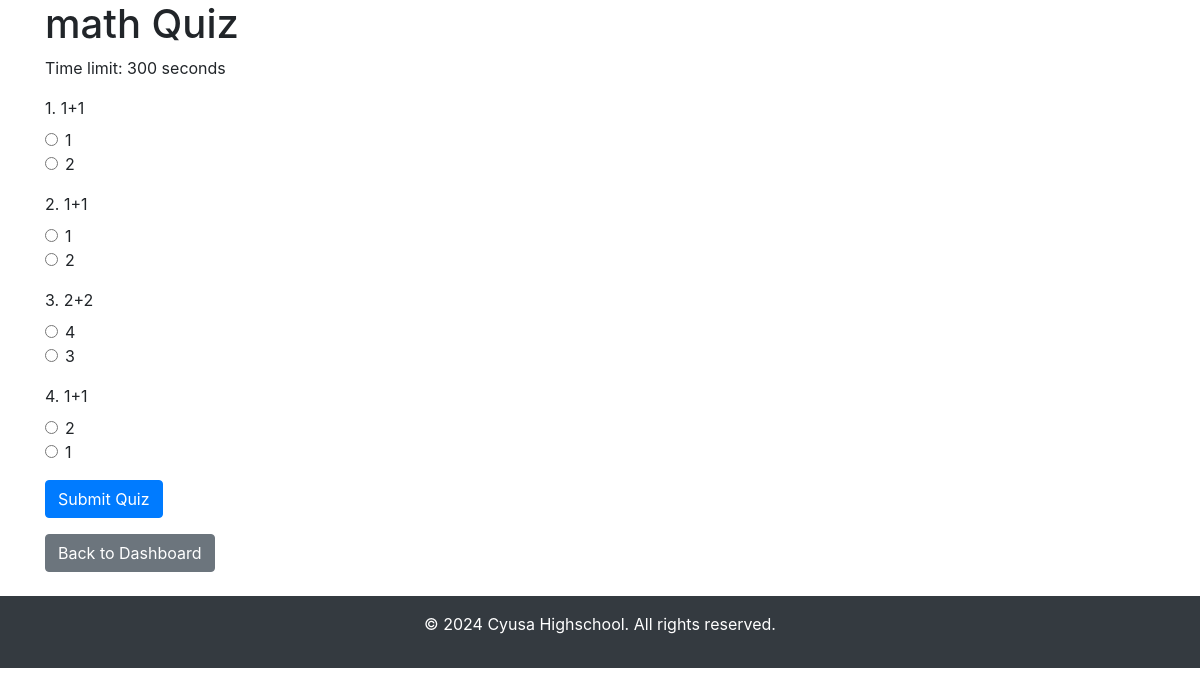
Before: /student/quiz/1 (signed in) with the older database file.
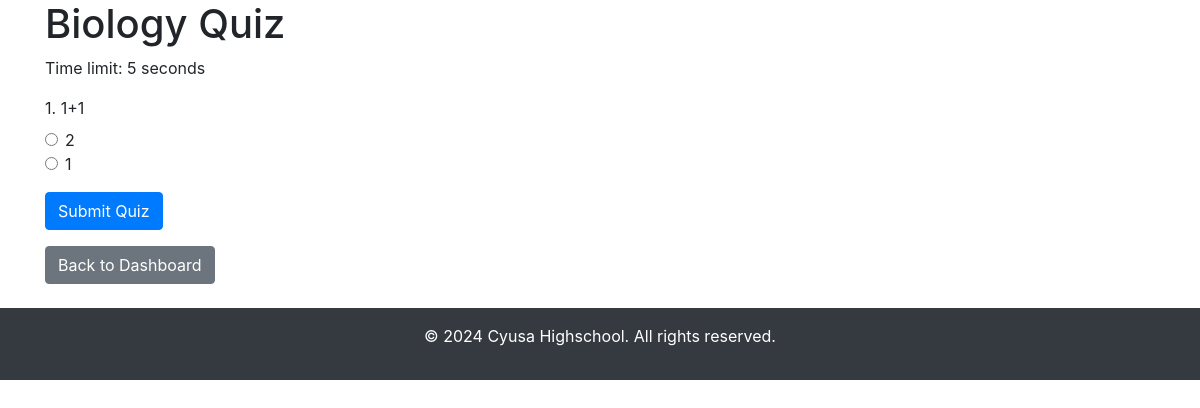
After: the same page with the newer database file.
### app.py (models this page shows)
class Quiz(db.Model):
    id = db.Column(db.Integer, primary_key=True)
    title = db.Column(db.String(100), nullable=False)
    time_limit = db.Column(db.Integer, default=300)  # In seconds (5 minutes by default)
    questions = db.relationship('Question', backref='quiz', lazy=True, cascade= "all, delete-orphan")
    module_id = db.Column(db.Integer, db.ForeignKey('module.id'), nullable=False)

class Question(db.Model):
    id = db.Column(db.Integer, primary_key=True)
    question_text = db.Column(db.String(255), nullable=False)
    choices = db.Column(db.String(255), nullable=False)  # Comma-separated choices
    correct_answer = db.Column(db.String(100), nullable=False)
    quiz_id = db.Column(db.Integer, db.ForeignKey('quiz.id'), nullable=False)

### app.py (the view, shortened to what this page needs)
@app.route('/student/quiz/<int:quiz_id>', methods=['GET', 'POST'])
@login_required
def start_quiz(quiz_id):
    if current_user.role != 'student':
        return redirect(url_for('teacher_dashboard'))
    quiz = Quiz.query.get(quiz_id)
    return render_template('start_quiz.html', quiz=quiz, time_limit=quiz.time_limit, enumerate=enumerate)

### app.py (called while the page is built)
@login_manager.user_loader
def load_user(user_id):
    return User.query.get(int(user_id))

### templates/start_quiz.html (shortened to what this page needs)
<!DOCTYPE html>
<html lang="en">
<head>
    <link rel="stylesheet" href="https://stackpath.bootstrapcdn.com/bootstrap/4.5.2/css/bootstrap.min.css">
</head>
<body>
    <div class="container">
        <h1>{{ quiz.title }}</h1>
        <p>Time limit: {{ time_limit }} seconds</p>
        <form action="" method="POST">
            {% for index, question in enumerate(quiz.questions) %}
            <div class="form-group">
                <label>{{ index + 1 }}. {{ question.question_text }}</label>
                <div>
                    {% for choice in question.choices.split(',') %}
                    <div class="form-check">
                        <input class="form-check-input" type="radio" name="question-{{ index }}" value="{{ choice }}">
                        <label class="form-check-label">{{ choice }}</label>
                    </div>
                    {% endfor %}
                </div>
            </div>
            {% endfor %}
            <button type="submit" class="btn btn-primary">Submit Quiz</button>
        </form>
        <a href="/student_dashboard" class="btn btn-secondary mt-3">Back to Dashboard</a>
    </div>
    <footer class="bg-dark text-white text-center py-3 mt-4">
        <p>© 2024 Cyusa Highschool. All rights reserved.</p>
    </footer>
</body>
</html>

Changed rows visible on the page:
removed Question: index "2", question_text "1+1", choice "1" "2"
removed Question: index+1 "3", question_text "2+2", choice "4" "3"
removed Question: index+1 "4", question_text "1+1", choice "2" "1"
changed Quiz: title "math Quiz" → "Biology Quiz"; time_limit "300" → (not shown)
Other visible differences:
{{ time_limit }}: (not shown) → "5"
